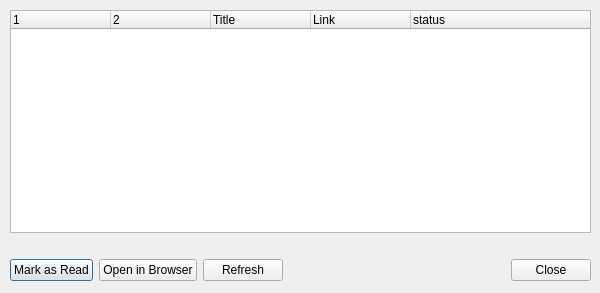
<ui version="4.0" >
 <class>newsDialog</class>
 <widget class="QDialog" name="newsDialog" >
  <property name="geometry" >
   <rect>
    <x>0</x>
    <y>0</y>
    <width>600</width>
    <height>293</height>
   </rect>
  </property>
  <property name="windowTitle" >
   <string>Arch Linux News</string>
  </property>
  <widget class="QWidget" name="layoutWidget" >
   <property name="geometry" >
    <rect>
     <x>10</x>
     <y>10</y>
     <width>581</width>
     <height>271</height>
    </rect>
   </property>
   <layout class="QVBoxLayout" >
    <item>
     <widget class="QTreeWidget" name="treeWidget" >
      <property name="indentation" >
       <number>0</number>
      </property>
      <column>
       <property name="text" >
        <string/>
       </property>
       <property name="icon" >
        <iconset resource="qtpacman.qrc" >:/Icons/icons/mail-mark-unread-new.png</iconset>
       </property>
      </column>
      <column>
       <property name="text" >
        <string/>
       </property>
       <property name="icon" >
        <iconset resource="qtpacman.qrc" >:/Icons/icons/mail-message-new.png</iconset>
       </property>
      </column>
      <column>
       <property name="text" >
        <string>Title</string>
       </property>
       <property name="icon" >
        <iconset resource="qtpacman.qrc" >:/Icons/icons/draw-text.png</iconset>
       </property>
      </column>
      <column>
       <property name="text" >
        <string>Link</string>
       </property>
       <property name="icon" >
        <iconset resource="qtpacman.qrc" >:/Icons/icons/application-rss+xml.png</iconset>
       </property>
      </column>
      <column>
       <property name="text" >
        <string>status</string>
       </property>
      </column>
     </widget>
    </item>
    <item>
     <widget class="QLabel" name="label" >
      <property name="text" >
       <string/>
      </property>
      <property name="pixmap" >
       <pixmap/>
      </property>
      <property name="alignment" >
       <set>Qt::AlignCenter</set>
      </property>
     </widget>
    </item>
    <item>
     <layout class="QHBoxLayout" >
      <item>
       <widget class="QPushButton" name="asReadButton" >
        <property name="text" >
         <string>Mark as Read</string>
        </property>
        <property name="icon" >
         <iconset resource="qtpacman.qrc" >:/Icons/icons/mail-mark-unread-new.png</iconset>
        </property>
       </widget>
      </item>
      <item>
       <widget class="QPushButton" name="openButton" >
        <property name="text" >
         <string>Open in Browser</string>
        </property>
        <property name="icon" >
         <iconset resource="qtpacman.qrc" >:/Icons/icons/document-open.png</iconset>
        </property>
       </widget>
      </item>
      <item>
       <widget class="QPushButton" name="refreshButton" >
        <property name="text" >
         <string>Refresh</string>
        </property>
        <property name="icon" >
         <iconset resource="qtpacman.qrc" >:/Icons/icons/application-rss+xml.png</iconset>
        </property>
       </widget>
      </item>
      <item>
       <spacer>
        <property name="orientation" >
         <enum>Qt::Horizontal</enum>
        </property>
        <property name="sizeHint" >
         <size>
          <width>40</width>
          <height>20</height>
         </size>
        </property>
       </spacer>
      </item>
      <item>
       <widget class="QPushButton" name="closeButton" >
        <property name="text" >
         <string>Close</string>
        </property>
        <property name="icon" >
         <iconset resource="qtpacman.qrc" >:/Icons/icons/application-exit.png</iconset>
        </property>
       </widget>
      </item>
     </layout>
    </item>
   </layout>
  </widget>
 </widget>
 <resources>
  <include location="qtpacman.qrc" />
 </resources>
 <connections/>
</ui>
